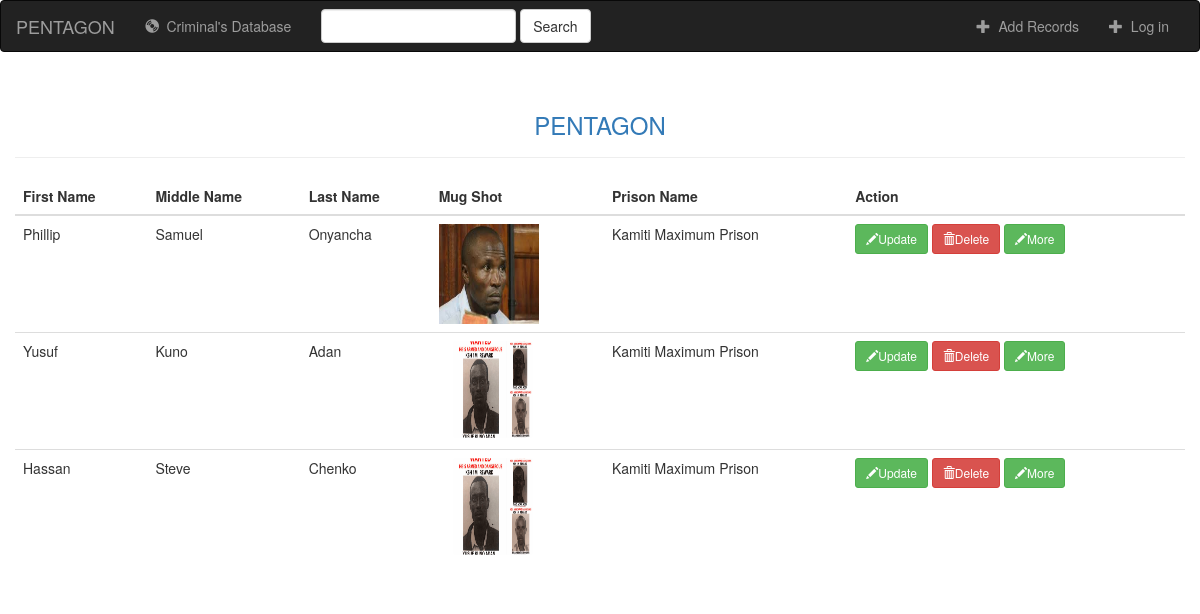
The page / on the database its author committed.
### judiciary/models.py (models this page shows, shortened)
class Criminal(models.Model):
    firstname = models.CharField(max_length=20)
    middlename = models.CharField(max_length=20)
    lastname = models.CharField(max_length=20)
    mugshot = models.FileField()
    mugshot_no = models.IntegerField()
    fingerprint = models.FileField()
    sentence_date = models.DateTimeField(default=timezone.now())
    felony_description = models.TextField()
    sentencing_description = models.TextField()
    prisonname = models.CharField(max_length=50)

### judiciary/views.py (the view)
# urls.py: path('', CriminalListView.as_view(), name='index'),
class CriminalListView(ListView):
    model = Criminal
    template_name = 'judiciary/index.html'
    context_object_name = 'criminals'

### judiciary/templates/judiciary/index.html (shortened to what this page needs)
{% extends 'judiciary/base.html' %}
{% load crispy_forms_tags %}
{% block content %}
<link rel="stylesheet" href="https://maxcdn.bootstrapcdn.com/bootstrap/3.3.6/css/bootstrap.min.css"
      xmlns="http://www.w3.org/1999/html">
<div class="container">
    <div class="row">
        <div class="page-header">
            <h3 class="text-center text-primary">PENTAGON</h3>
        </div>
    </div>
    <div class="row">
        <form method="post" action="" enctype="multipart/form-data">
         <table class="table">
             <thead><th>First Name</th><th>Middle Name</th><th>Last Name</th><th>Mug Shot</th><th>Prison Name</th><th>Action</th></thead>
            <tbody>
               {% if criminals %}
                  {% for criminal in criminals %}
                      <tr>
                        <td>{{ criminal.firstname }}</td>
                        <td>{{ criminal.middlename }}</td>
                        <td>{{ criminal.lastname}}</td>
                        <td><img src="{{ criminal.mugshot.url }}" alt="" style="height: 100px; width: 100px"></td>
                        <td>{{ criminal.prisonname }}</td>
                        <td><a href="{% url 'judiciary:update' criminal.id %}" class="btn btn-success btn-sm"><span class="glyphicon glyphicon-pencil"></span>Update</a> <a href="{% url 'judiciary:delete' criminal.id %}" class="btn btn-danger btn-sm"><span class="glyphicon glyphicon-trash"></span>Delete</a> <a href="{% url 'judiciary:more' criminal.id %}" class="btn btn-success btn-sm"><span class="glyphicon glyphicon-pencil"></span>More </a> </td>
                      </tr>
                  {% endfor %}
               {% endif %}
            </tbody>
         </table>
        </form>
    </div>
</div>
{% endblock %}

### judiciary/templates/judiciary/base.html (shortened to what this page needs)
<!DOCTYPE html>
<html lang="en">
<head>
    <link rel="stylesheet" href="https://maxcdn.bootstrapcdn.com/bootstrap/3.3.6/css/bootstrap.min.css">
    </head>
<body>
<nav class="navbar navbar-inverse">
    <div class="container-fluid">
        <div class="navbar-header">
            <a class="navbar-brand" href="">PENTAGON</a>
        </div>
        <div class="collapse navbar-collapse" id="topNavBar">
            <ul class="nav navbar-nav">
                <li> <a href="{% url 'judiciary:index' %}"><span class="glyphicon glyphicon-cd" aria-hidden="true"></span>&nbsp; Criminal's Database
                    </a>
                </li>
            </ul>
            <form class="navbar-form navbar-left" role="search" method="get" action="">
                <div class="form-group">
                    <input type="text" class="form-control" name="q" value="">
                </div>
                <button type="submit" class="btn btn-default">Search</button>
            </form>
            <ul class="nav navbar-nav navbar-right">
                <li>
                    <a href="{% url 'judiciary:add_criminal' %}">
                        <span class="glyphicon glyphicon-plus" aria-hidden="true"></span>&nbsp; Add Records
                    </a>
                </li>
                {% if user.is_authenticated %}
                <li>
                    <a href="{% url 'judiciary:logout_user' %}">
                        <span class="glyphicon glyphicon-plus" aria-hidden="true"></span>&nbsp; Log out
                    </a>
                </li>
                {% else %}
                <li>
                    <a href="{% url 'judiciary:login_user' %}">
                        <span class="glyphicon glyphicon-plus" aria-hidden="true"></span>&nbsp; Log in
                    </a>
                </li>
                {% endif%}
            </ul>
        </div>
    </div>
</nav>
{% block content %}
{% endblock %}
</body>
</html>

### rows shown on the page
Criminal: firstname "Phillip", middlename "Samuel", lastname "Onyancha", mugshot (picture), prisonname "Kamiti Maximum Prison"
Criminal: firstname "Yusuf", middlename "Kuno", lastname "Adan", mugshot (picture), prisonname "Kamiti Maximum Prison"
Criminal: firstname "Hassan", middlename "Steve", lastname "Chenko", mugshot (picture), prisonname "Kamiti Maximum Prison"
